Frame 1 (no input): blank canvas, image omitted
Frame 60 (no input): blank canvas, image omitted
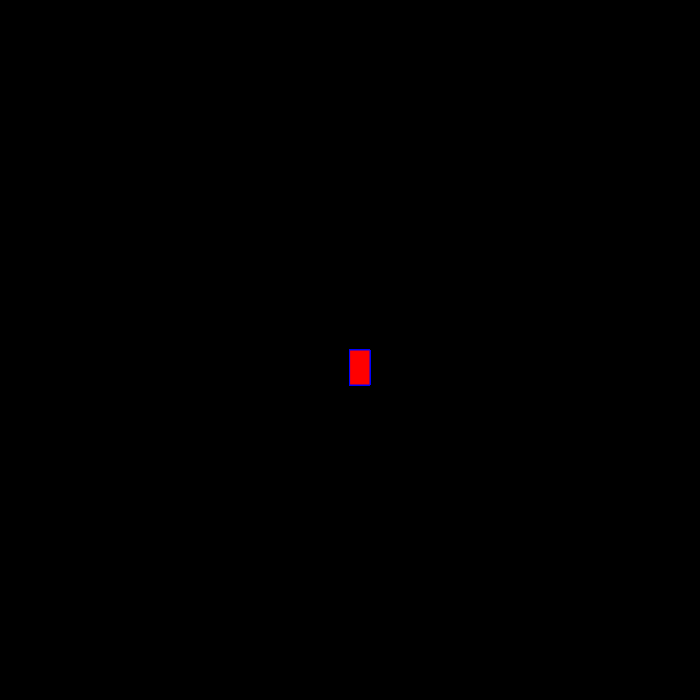
Frame 120 (the mouse pressed at the canvas centre since frame 60)

The p5.js sketch whose frames 1 and 60 were blank and that drew this single picture after the mouse press (run headless with seeded random() and noise() and a simulated clock; from frame 60 on, the mouse is pressed at the canvas centre):

// p5.js sketch
// ── sketch.js
function setup() {
    createCanvas(700, 700);
    background("black")
  }
  
  function draw() {
    stroke("blue");
    fill("red");
    
    
    if (mouseIsPressed) {
      rect(mouseX, mouseY, 20, 35);
    }
  }
  
